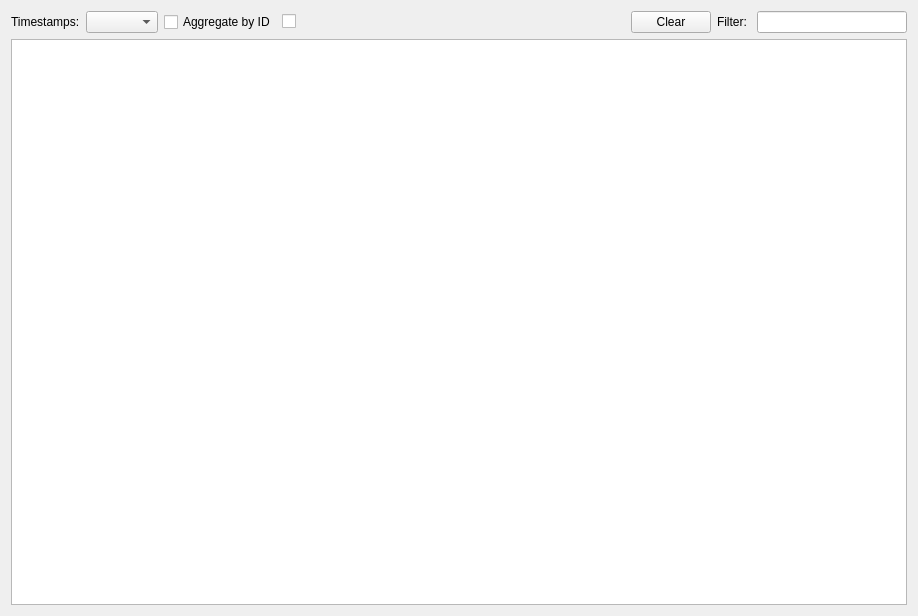
<?xml version="1.0" encoding="UTF-8"?>
<ui version="4.0">
 <class>TraceWindow</class>
 <widget class="QWidget" name="TraceWindow">
  <property name="geometry">
   <rect>
    <x>0</x>
    <y>0</y>
    <width>918</width>
    <height>616</height>
   </rect>
  </property>
  <property name="windowTitle">
   <string>Trace View</string>
  </property>
  <layout class="QVBoxLayout" name="verticalLayout">
   <item>
    <widget class="QWidget" name="widget" native="true">
     <layout class="QHBoxLayout" name="horizontalLayout">
      <property name="leftMargin">
       <number>0</number>
      </property>
      <property name="topMargin">
       <number>0</number>
      </property>
      <property name="rightMargin">
       <number>0</number>
      </property>
      <property name="bottomMargin">
       <number>0</number>
      </property>
      <item>
       <widget class="QLabel" name="label">
        <property name="text">
         <string>Timestamps:</string>
        </property>
       </widget>
      </item>
      <item>
       <widget class="QComboBox" name="cbTimestampMode"/>
      </item>
      <item>
       <widget class="QCheckBox" name="cbAggregated">
        <property name="text">
         <string>Aggregate by ID</string>
        </property>
        <property name="checked">
         <bool>false</bool>
        </property>
       </widget>
      </item>
      <item>
       <widget class="QCheckBox" name="cbAutoScroll">
        <property name="toolTip">
         <string>Autoscroll</string>
        </property>
        <property name="text">
         <string/>
        </property>
        <property name="icon">
         <iconset resource="../../cangaroo.qrc">
          <normaloff>:/assets/auto-scroll.svg</normaloff>:/assets/auto-scroll.svg</iconset>
        </property>
        <property name="iconSize">
         <size>
          <width>20</width>
          <height>20</height>
         </size>
        </property>
        <property name="checked">
         <bool>false</bool>
        </property>
       </widget>
      </item>
      <item>
       <spacer name="horizontalSpacer">
        <property name="orientation">
         <enum>Qt::Horizontal</enum>
        </property>
        <property name="sizeHint" stdset="0">
         <size>
          <width>36</width>
          <height>20</height>
         </size>
        </property>
       </spacer>
      </item>
      <item>
       <widget class="QPushButton" name="TraceClearpushButton">
        <property name="text">
         <string>Clear</string>
        </property>
       </widget>
      </item>
      <item>
       <widget class="QLabel" name="label_2">
        <property name="text">
         <string>Filter: </string>
        </property>
       </widget>
      </item>
      <item>
       <widget class="QLineEdit" name="filterLineEdit">
        <property name="maximumSize">
         <size>
          <width>150</width>
          <height>16777215</height>
         </size>
        </property>
        <property name="toolTip">
         <string/>
        </property>
        <property name="statusTip">
         <string/>
        </property>
        <property name="placeholderText">
         <string/>
        </property>
       </widget>
      </item>
     </layout>
    </widget>
   </item>
   <item>
    <widget class="QTreeView" name="tree">
     <property name="verticalScrollMode">
      <enum>QAbstractItemView::ScrollPerPixel</enum>
     </property>
    </widget>
   </item>
  </layout>
 </widget>
 <resources>
  <include location="../../cangaroo.qrc"/>
 </resources>
 <connections/>
</ui>
